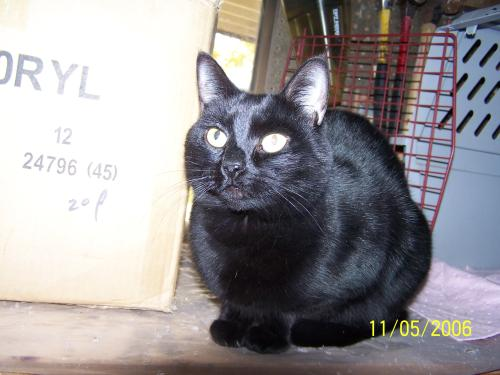
#> input picture PetImages/dataset/cat.00009.jpg, 500 x 375 px, found by its file name; its folder holds 4 pictures in this run
$ jupyter execute --allow-errors Untitled.ipynb
#> lines starting #> are read from the running program, lines starting #| are printed output that depends on the picture
[cell 1]
from sklearn import svm
from sklearn.model_selection import train_test_split
from sklearn.preprocessing import LabelEncoder
from sklearn.metrics import accuracy_score
import numpy as np
import cv2
import os

# 数据路径
data_dir = 'D:\\30877\\Documents\\archive\\PetImages\\dataset'

# 加载数据
def load_images_and_labels(data_dir):
    images = []
    labels = []
    for image_file in os.listdir(data_dir):
        image_path = os.path.join(data_dir, image_file)
        if image_file.startswith('cat'):
            label = '0'
        else:
            label = '1'
        image = cv2.imread(image_path)
#> image is the input picture: shape (375, 500, 3); mean B, G, R 151.3, 148.6, 152.2
        image = cv2.resize(image, (64, 64))  # 调整图片大小
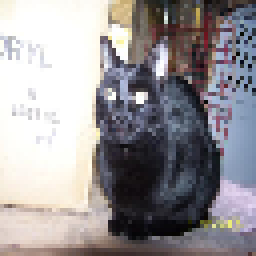
#> image: shape (64, 64, 3) (shown 4 times larger); mean B, G, R 151.2, 148.3, 151.9
        image = image.flatten()  # 将图片展平为一维向量
#> image = 12288 values, max 255 at index 80, min 0 at index 10893, mean 150.5
        images.append(image)
        labels.append(label)
#> pass 2 of the loop in load_images_and_labels, `for image_file in os.listdir(data_dir):`:
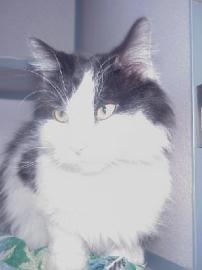
#> input picture PetImages/dataset/cat.00302.jpg, 202 x 270 px, found by its file name
#> in load_images_and_labels, image is the input picture: shape (270, 202, 3); mean B, G, R 177.7, 166.8, 165.7
#> in load_images_and_labels, `image = cv2.resize(image, (64, 64))`:
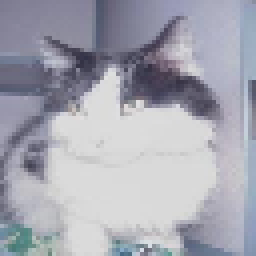
#> image: shape (64, 64, 3) (shown 4 times larger); mean B, G, R 177.6, 166.7, 165.6
#> in load_images_and_labels, `image = image.flatten()`: image = 12288 values, max 230 at index 11823, min 49 at index 3184, mean 170
#> pass 3 of the loop in load_images_and_labels, `for image_file in os.listdir(data_dir):`:
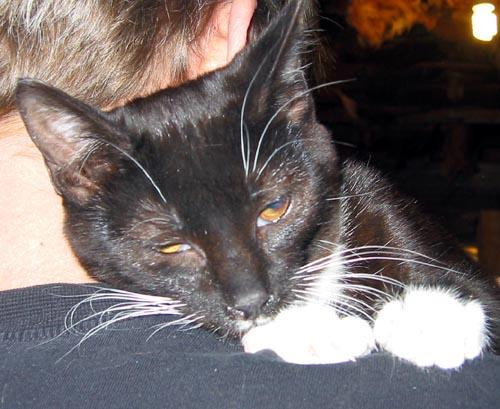
#> input picture PetImages/dataset/cat.00625.jpg, 500 x 409 px, found by its file name
#> in load_images_and_labels, image is the input picture: shape (409, 500, 3); mean B, G, R 103.6, 104, 113
#> in load_images_and_labels, `image = cv2.resize(image, (64, 64))`:
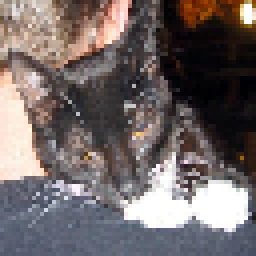
#> image: shape (64, 64, 3) (shown 4 times larger); mean B, G, R 103.4, 103.8, 112.9
#> in load_images_and_labels, `image = image.flatten()`: image = 12288 values, max 255 at index 287, min 0 at index 144, mean 106.7
#> the loop made 4 passes; the first 3 are shown
    return np.array(images), np.array(labels)

X, y = load_images_and_labels(data_dir)

# 对标签进行编码
label_encoder = LabelEncoder()
y_encoded = label_encoder.fit_transform(y)

# 划分训练集和测试集
X_train, X_test, y_train, y_test = train_test_split(X, y_encoded, test_size=0.2, random_state=42)

# 创建 SVM 分类器
clf = svm.SVC(kernel='linear')

# 训练模型
#> (the rest of this cell did not finish here and is left out)
